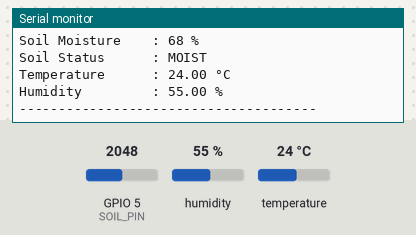
This sketch was run on a simulated ESP32-S3. Shown: the last lines printed to the serial monitor. The inputs (shaded band) are chosen by the test bench; at power-on: GPIO 5 (SOIL_PIN) = 2048, humidity 55 %, temperature 24 °C.

Above: at 2.2 s.
2.3 s: GPIO 5 (SOIL_PIN) set to 1228
6.6 s: GPIO 5 (SOIL_PIN) set to 3603
10.6 s: humidity set to 22 %
At 12.5 s:
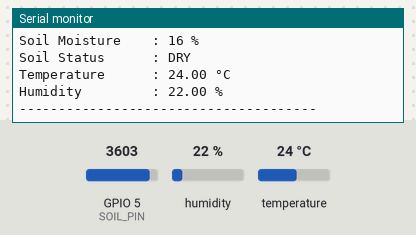
13.3 s: temperature set to 12 °C
At 15.8 s:
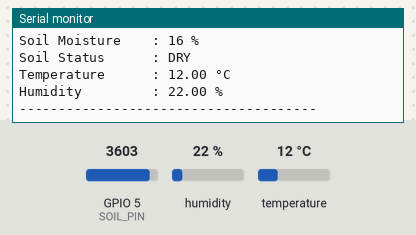
16.0 s: humidity set to 40 %
At 18.6 s:
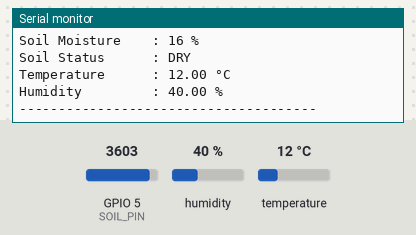
Timing chart, 0 to 19.7 s (numbered marks = the images above; inputs shaded):
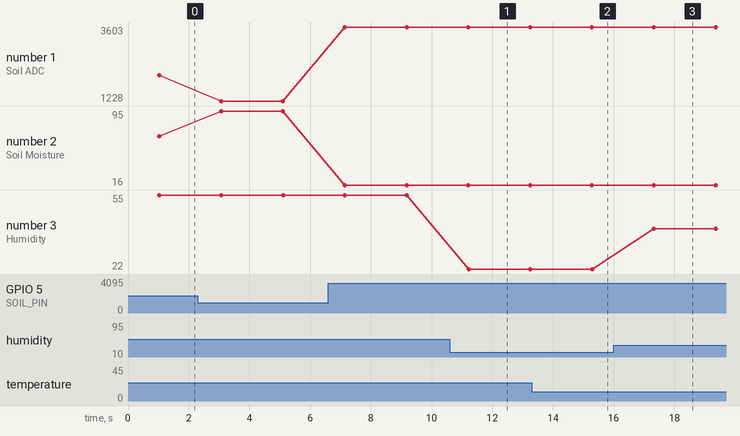

Measured:
- after the input at 10.6 s, the serial monitor: prints a new line after 0.62 s (image 1)
- after the input at 13.3 s, the serial monitor: prints a new line after 2.0 s (image 2)
- after the input at 16.0 s, the serial monitor: prints a new line after 1.3 s (image 3)
- plotted number 1: 2048 → 1228 after the input at 2.3 s, 1228 → 3603 after the input at 6.6 s
- plotted number 2: 68 → 95 after the input at 2.3 s, 95 → 16 after the input at 6.6 s
- plotted number 3: 55 → 22 after the input at 10.6 s, 22 → 40 after the input at 16.0 s

The sketch:

ESP32S32code.ino
```cpp
#include <DHT.h>

#define SOIL_PIN 5
#define DHT_PIN 6
#define DHT_TYPE DHT11

// Soil calibration values
#define SOIL_DRY 4101
#define SOIL_WET 1100

DHT dht(DHT_PIN, DHT_TYPE);

void setup() {
  Serial.begin(115200);
  delay(1000);

  dht.begin();

  Serial.println();
  Serial.println("======================================");
  Serial.println("       VIKALP ENVIRONMENT MONITOR");
  Serial.println("       ESP32-S3");
  Serial.println("======================================");
}

void loop() {

  // Read soil moisture
  int soilADC = analogRead(SOIL_PIN);

  // Convert ADC to percentage
  int moisturePercent = map(
    soilADC,
    SOIL_DRY,
    SOIL_WET,
    0,
    100
  );

  moisturePercent = constrain(moisturePercent, 0, 100);

  // Read DHT11
  float temperature = dht.readTemperature();
  float humidity = dht.readHumidity();

  Serial.println();
  Serial.println("----------- SENSOR DATA --------------");

  Serial.print("Soil ADC         : ");
  Serial.println(soilADC);

  Serial.print("Soil Moisture    : ");
  Serial.print(moisturePercent);
  Serial.println(" %");

  // Soil status
  if (moisturePercent <= 30) {
    Serial.println("Soil Status      : DRY");
  }
  else if (moisturePercent <= 70) {
    Serial.println("Soil Status      : MOIST");
  }
  else {
    Serial.println("Soil Status      : WET");
  }

  // DHT11
  if (isnan(temperature) || isnan(humidity)) {

    Serial.println("Temperature      : ERROR");
    Serial.println("Humidity         : ERROR");

  } else {

    Serial.print("Temperature      : ");
    Serial.print(temperature);
    Serial.println(" °C");

    Serial.print("Humidity         : ");
    Serial.print(humidity);
    Serial.println(" %");
  }

  Serial.println("--------------------------------------");

  delay(2000);
}
```
